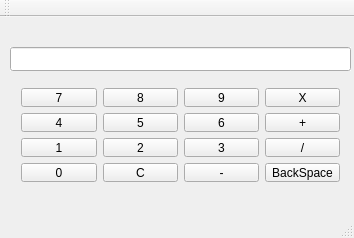
<?xml version="1.0" encoding="UTF-8"?>
<ui version="4.0">
 <class>MainWindow</class>
 <widget class="QMainWindow" name="MainWindow">
  <property name="geometry">
   <rect>
    <x>0</x>
    <y>0</y>
    <width>354</width>
    <height>238</height>
   </rect>
  </property>
  <property name="windowTitle">
   <string>MainWindow</string>
  </property>
  <widget class="QWidget" name="centralWidget">
   <widget class="QLineEdit" name="lineEdit">
    <property name="geometry">
     <rect>
      <x>10</x>
      <y>30</y>
      <width>341</width>
      <height>24</height>
     </rect>
    </property>
    <property name="acceptDrops">
     <bool>true</bool>
    </property>
    <property name="layoutDirection">
     <enum>Qt::LeftToRight</enum>
    </property>
    <property name="autoFillBackground">
     <bool>true</bool>
    </property>
    <property name="inputMethodHints">
     <set>Qt::ImhDigitsOnly</set>
    </property>
    <property name="maxLength">
     <number>200</number>
    </property>
   </widget>
   <widget class="QLabel" name="label">
    <property name="geometry">
     <rect>
      <x>10</x>
      <y>0</y>
      <width>341</width>
      <height>31</height>
     </rect>
    </property>
    <property name="text">
     <string/>
    </property>
   </widget>
   <widget class="QWidget" name="">
    <property name="geometry">
     <rect>
      <x>10</x>
      <y>60</y>
      <width>341</width>
      <height>116</height>
     </rect>
    </property>
    <layout class="QGridLayout" name="gridLayout">
     <item row="1" column="3">
      <widget class="QPushButton" name="pushButton_Multiply">
       <property name="text">
        <string>X</string>
       </property>
      </widget>
     </item>
     <item row="2" column="0">
      <widget class="QPushButton" name="pushButton_4">
       <property name="text">
        <string>4</string>
       </property>
      </widget>
     </item>
     <item row="2" column="2">
      <widget class="QPushButton" name="pushButton_6">
       <property name="text">
        <string>6</string>
       </property>
      </widget>
     </item>
     <item row="1" column="1">
      <widget class="QPushButton" name="pushButton_8">
       <property name="text">
        <string>8</string>
       </property>
      </widget>
     </item>
     <item row="1" column="2">
      <widget class="QPushButton" name="pushButton_9">
       <property name="text">
        <string>9</string>
       </property>
      </widget>
     </item>
     <item row="2" column="3">
      <widget class="QPushButton" name="pushButton_add_2">
       <property name="text">
        <string>+</string>
       </property>
      </widget>
     </item>
     <item row="1" column="0">
      <widget class="QPushButton" name="pushButton_7">
       <property name="text">
        <string>7</string>
       </property>
      </widget>
     </item>
     <item row="3" column="0">
      <widget class="QPushButton" name="pushButton_1">
       <property name="text">
        <string>1</string>
       </property>
      </widget>
     </item>
     <item row="3" column="2">
      <widget class="QPushButton" name="pushButton_3">
       <property name="text">
        <string>3</string>
       </property>
      </widget>
     </item>
     <item row="2" column="1">
      <widget class="QPushButton" name="pushButton_5">
       <property name="text">
        <string>5</string>
       </property>
      </widget>
     </item>
     <item row="3" column="1">
      <widget class="QPushButton" name="pushButton_2">
       <property name="text">
        <string>2</string>
       </property>
      </widget>
     </item>
     <item row="5" column="0">
      <widget class="QPushButton" name="pushButton_0">
       <property name="text">
        <string>0</string>
       </property>
      </widget>
     </item>
     <item row="5" column="1">
      <widget class="QPushButton" name="pushButton_Clear">
       <property name="text">
        <string>C</string>
       </property>
      </widget>
     </item>
     <item row="5" column="2">
      <widget class="QPushButton" name="pushButton_minus">
       <property name="text">
        <string>-</string>
       </property>
      </widget>
     </item>
     <item row="3" column="3">
      <widget class="QPushButton" name="pushButton_divide">
       <property name="text">
        <string>/</string>
       </property>
      </widget>
     </item>
     <item row="5" column="3">
      <widget class="QPushButton" name="pushButton">
       <property name="text">
        <string>BackSpace</string>
       </property>
      </widget>
     </item>
    </layout>
   </widget>
   <zorder>lineEdit</zorder>
   <zorder>label</zorder>
   <zorder>layoutWidget</zorder>
   <zorder></zorder>
  </widget>
  <widget class="QMenuBar" name="menuBar">
   <property name="geometry">
    <rect>
     <x>0</x>
     <y>0</y>
     <width>354</width>
     <height>22</height>
    </rect>
   </property>
  </widget>
  <widget class="QToolBar" name="mainToolBar">
   <attribute name="toolBarArea">
    <enum>TopToolBarArea</enum>
   </attribute>
   <attribute name="toolBarBreak">
    <bool>false</bool>
   </attribute>
  </widget>
  <widget class="QStatusBar" name="statusBar"/>
 </widget>
 <layoutdefault spacing="6" margin="11"/>
 <resources/>
 <connections/>
</ui>
